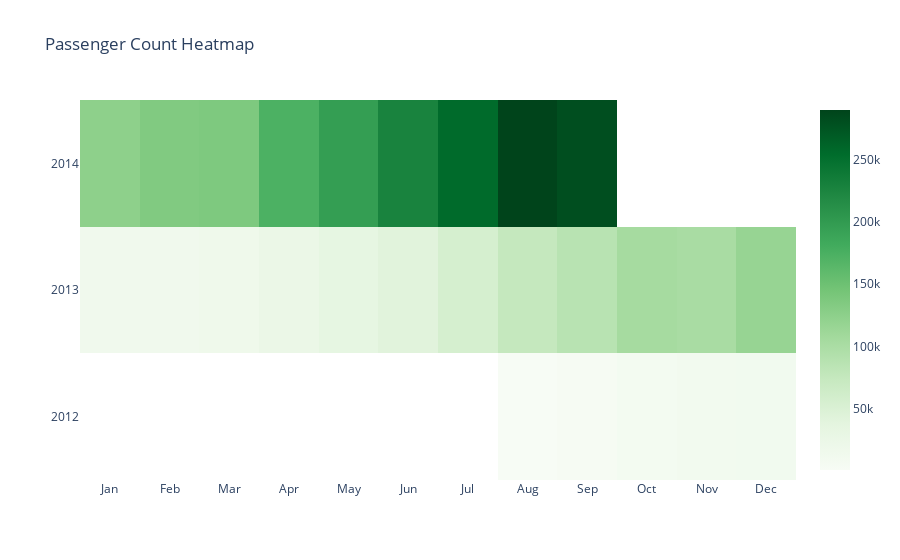

This figure's notebook cell:
### Code cell
import plotly.graph_objects as go 

fig = go.Figure()

fig.add_trace(
    go.Heatmap(
        x = df.columns,
        y = df.index,
        z = df.values,
        colorscale = 'Greens', # try 'YlGn' for color
        hovertemplate = 'Riders:%{z}', # update the text shown upon hovering 
        name = '' # get rid of the trace name
    )
)

fig.update_layout(
    title_text = 'Passenger Count Heatmap',
    xaxis_type = 'category',
    yaxis_type = 'category',
    xaxis = dict(
            tickvals=[1,2,3,4,5,6,7,8,9,10,11,12],
            ticktext = ['Jan', 'Feb', 'Mar', 'Apr', 'May', 'Jun',
                'Jul', 'Aug', 'Sep', 'Oct', 'Nov', 'Dec']),
        plot_bgcolor='rgba(0,0,0,0)'    
)

### Figure 1 — Plotly figure (JSON) as saved in the notebook; plotly's stock layout.template omitted (floating-point values rounded to 4 significant figures)
{"data": [{"colorscale": [[0, "rgb(247,252,245)"], [0.125, "rgb(229,245,224)"], [0.25, "rgb(199,233,192)"], [0.375, "rgb(161,217,155)"], [0.5, "rgb(116,196,118)"], [0.625, "rgb(65,171,93)"], [0.75, "rgb(35,139,69)"], [0.875, "rgb(0,109,44)"], [1, "rgb(0,68,27)"]], "hovertemplate": "Riders:%{z}", "name": "", "type": "heatmap", "x": [1, 2, 3, 4, 5, 6, 7, 8, 9, 10, 11, 12], "y": [2012, 2013, 2014], "z": [[null, null, null, null, null, null, null, 496, 3200, 8174, 11396, 11666], [13712, 14912, 17550, 24772, 33936, 41280, 55642, 74502, 86936, 104110, 101520, 117096], [124400, 134536, 136892, 173488, 196786, 227602, 255456, 290146, 281060, null, null, null]]}], "layout": {"plot_bgcolor": "rgba(0,0,0,0)", "title": {"text": "Passenger Count Heatmap"}, "xaxis": {"ticktext": ["Jan", "Feb", "Mar", "Apr", "May", "Jun", "Jul", "Aug", "Sep", "Oct", "Nov", "Dec"], "tickvals": [1, 2, 3, 4, 5, 6, 7, 8, 9, 10, 11, 12], "type": "category"}, "yaxis": {"type": "category"}}}
